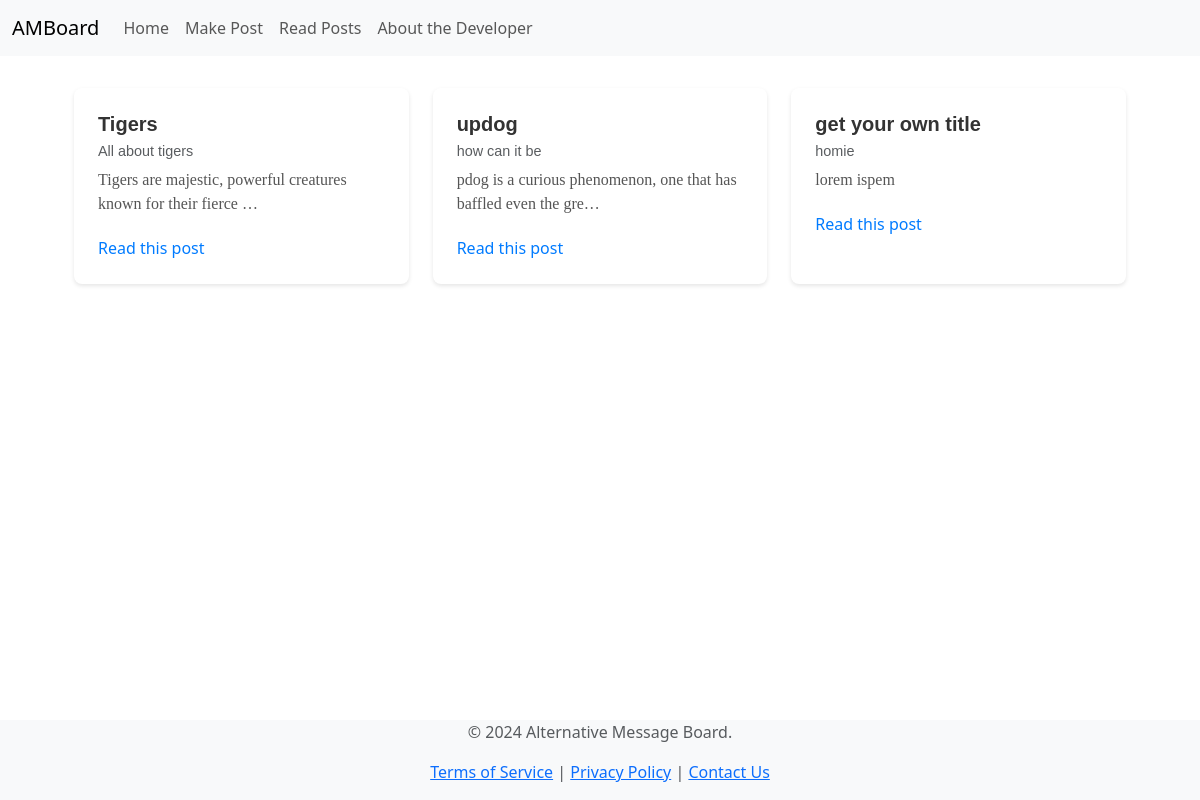
The app's page /posts/, older data.
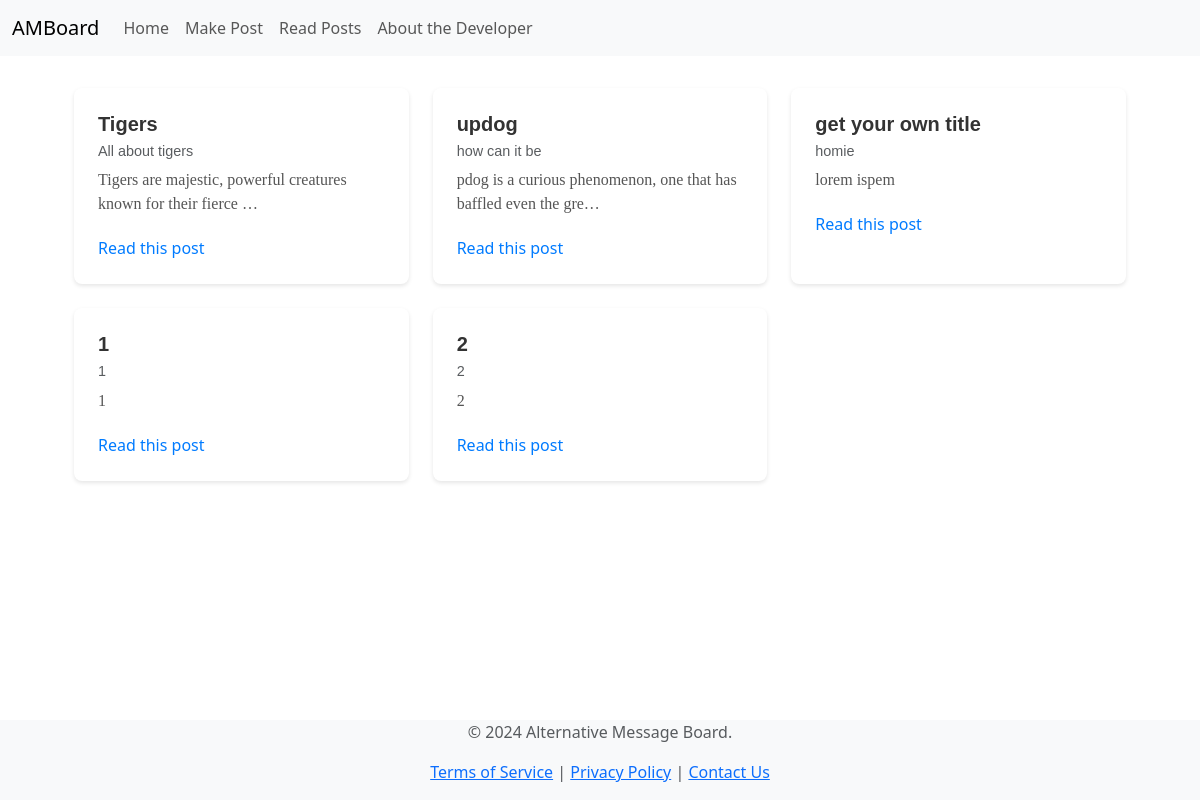
The same page, newer data.
### posts/models.py (models this page shows, shortened)
class Post(models.Model):
    title = models.CharField(max_length=128)
    subtitle = models.CharField(max_length=256)
    body = models.TextField()
    created_on = models.DateTimeField(auto_now_add=True)

### posts/views.py (the view)
# urls.py: path("", views.PostListView.as_view(), name="list"),
class PostListView(ListView):
    template_name = "posts/list.html"
    model = Post

### templates/posts/list.html (shortened to what this page needs)
{% extends 'base.html' %}
{% block content %}
<div class="posts-grid">
    {% for post in post_list %}
    <div class="card post-card">
        <div class="card-body">
            <h5 class="card-title">{{ post.title }}</h5>
            <h6 class="card-subtitle mb-2 text-body-secondary">{{ post.subtitle }}</h6>
            <p class="card-text">{{ post.body |truncatechars:64}}</p>
            <a href="{% url 'details' post.id %}" class="card-link">Read this post</a>
        </div>
    </div>
    {% endfor %}
</div>
{% endblock content %}

### templates/base.html (shortened to what this page needs)
<!DOCTYPE html>
<html lang="en">
<head>
      <link rel="stylesheet" href="https://cdn.jsdelivr.net/npm/bootstrap@5.3.3/dist/css/bootstrap.min.css">
      {% load static %}
      <link rel="stylesheet" href="{% static 'css/base.css' %}">
</head>
<body>
      <nav class="navbar navbar-expand-lg bg-body-tertiary">
            <div class="container-fluid">
                  <a class="navbar-brand" href="#" style="pointer-events: none;">AMBoard</a>
                  <div class="collapse navbar-collapse" id="navbarNavAltMarkup">
                        <div class="navbar-nav">
                              <a class="nav-link" href="{% url 'home' %}">Home</a>
                              <a class="nav-link" href="{% url 'new' %}">Make Post</a>
                              <a class="nav-link" href="{% url 'list' %}">Read Posts</a>
                              <a class="nav-link" href="{% url 'about' %}">About the Developer</a>
                        </div>
                  </div>
            </div>
      </nav>
      <div class="container">
            {% block content %}{% endblock content %}
      </div>
      <footer class="footer">
            <div class="container">
                  <span class="text-muted">
                        <p class="text-muted">&copy; 2024 Alternative Message Board.</p>
                        <p><a href="/terms">Terms of Service</a> | <a href="/privacy">Privacy Policy</a> | <a href="/contact">Contact Us</a></p>
                  </span>
            </div>
      </footer>
</body>
</html>

### static/css/base.css (style rules this page uses)
* { margin: 0; padding: 0; }
html, body { height: 100%; display: flex; flex-direction: column; }
.container { flex: 1; }
.footer { background-color: #f8f9fa; text-align: center; }
.posts-grid { display: grid; grid-template-columns: repeat(auto-fill, minmax(300px, 1fr)); gap: 1.5rem; padding: 2rem; max-width: 1200px; margin: 0 auto; }
.post-card { border: none; border-radius: 8px; background-color: #ffffff; box-shadow: 0 2px 4px rgba(0, 0, 0, 0.1); transition: transform 0.2s, box-shadow 0.2s; }
.post-card .card-body { padding: 1.5rem; }
.post-card .card-title { color: #333; font-size: 1.25rem; margin-bottom: 0.5rem; font-weight: 600; font-family: 'Lucida Sans', 'Lucida Sans Regular', 'Lucida Grande', 'Lucida Sans Unicode', Geneva, Verdana, sans-serif; padding-bottom: 3px; }
.post-card .card-subtitle { color: #6c757d; font-size: 0.9rem; margin-bottom: 1rem; font-weight: 500; font-family: 'Lucida Sans', 'Lucida Sans Regular', 'Lucida Grande', 'Lucida Sans Unicode', Geneva, Verdana, sans-serif; }
.post-card .card-text { color: #555; line-height: 1.5; margin-bottom: 1.25rem; font-family: Georgia, 'Times New Roman', Times, serif; }
.post-card .card-link { color: #007bff; text-decoration: none; font-weight: 500; transition: color 0.2s; }

Row changes from the older to the newer data that the page shows:
added Post: title "1", subtitle "1", body "1"
added Post: title "2", subtitle "2", body "2"
